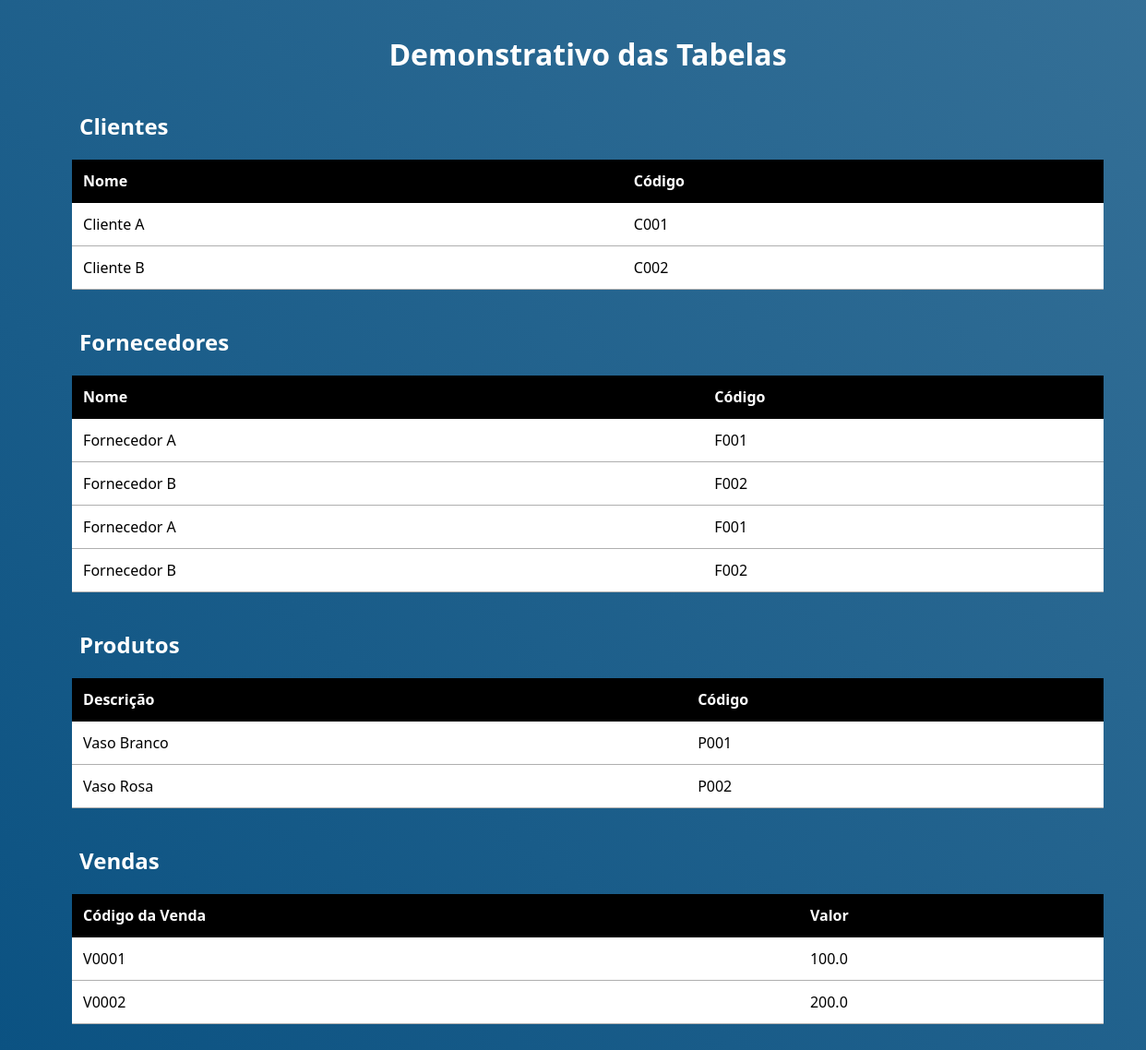
The page /demonstrativo_tabelas/ on the database its author committed.
### trade/models.py (models this page shows)
class Cliente(models.Model):
    idcli = models.AutoField(primary_key=True)  # ID do cliente, gerado automaticamente
    codcli = models.CharField(max_length=10)  # Código do cliente
    nomecli = models.CharField(max_length=100)  # Nome do cliente
    razasoccli = models.CharField(max_length=100)  # Razão social do cliente
    datacli = models.DateField()  # Data de cadastro do cliente
    cnpjcli = models.CharField(max_length=20)  # CNPJ do cliente
    fonecli = models.CharField(max_length=20)  # Telefone do cliente
    cidcli = models.CharField(max_length=50)  # Cidade do cliente
    estcli = models.CharField(max_length=100)  # Estado do cliente
    class Meta:
        db_table = 'cliente'  # Nome da tabela no banco de dados

class Fornecedor(models.Model):
    idforn = models.AutoField(primary_key=True)  # ID do fornecedor, gerado automaticamente
    codiforn = models.CharField(max_length=10)  # Código do fornecedor
    nomeforn = models.CharField(max_length=100)  # Nome do fornecedor
    razasocforn = models.CharField(max_length=100)  # Razão social do fornecedor
    foneforn = models.CharField(max_length=20)  # Telefone do fornecedor
    class Meta:
        db_table = 'fornecedor'  # Nome da tabela no banco de dados

class Produto(models.Model):
    idprod = models.AutoField(primary_key=True)  # ID do produto, gerado automaticamente
    codiprod = models.CharField(max_length=20)  # Código do produto
    descprod = models.CharField(max_length=100)  # Descrição do produto
    valorprod = models.FloatField()  # Valor do produto
    situprod = models.CharField(max_length=1)  # Situação do produto (ativo/inativo)
    idforn = models.ForeignKey('Fornecedor', on_delete=models.CASCADE)  # Chave estrangeira para Fornecedor
    imagens = models.CharField(max_length=2000)
    class Meta:
        db_table = 'produto'  # Nome da tabela no banco de dados

class Venda(models.Model):
    idvend = models.AutoField(primary_key=True)  # ID da venda, gerado automaticamente
    codivend = models.CharField(max_length=10)  # Código da venda
    idcli = models.ForeignKey('Cliente', on_delete=models.CASCADE)  # Chave estrangeira para Cliente
    idforn = models.ForeignKey('Fornecedor', on_delete=models.CASCADE)  # Chave estrangeira para Fornecedor
    idvende = models.ForeignKey('Vendedor', on_delete=models.CASCADE)  # Chave estrangeira para Vendedor
    valorvend = models.FloatField()  # Valor total da venda
    descvend = models.FloatField()  # Desconto total da venda
    totalvend = models.FloatField()  # Total da venda após descontos
    datavend = models.DateField()  # Data da venda
    valorcomissao = models.DecimalField(max_digits=10, decimal_places=2)  # Valor da comissão do vendedor
    class Meta:
        db_table = 'venda'  # Nome da tabela no banco de dados

### trade/views.py (the view)
# urls.py: path('demonstrativo_tabelas/', views.demonstrativo_tabelas, name='demonstrativo_tabelas'),  # URL para a página de demonstrativo de tabelas
def demonstrativo_tabelas(request):
    clientes = Cliente.objects.all()  # Obtém todos os clientes
    fornecedores = Fornecedor.objects.all()  # Obtém todos os fornecedores
    produtos = Produto.objects.all()  # Obtém todos os produtos
    vendas = Venda.objects.all()  # Obtém todas as vendas
    return render(request, 'trade/demonstrativo_tabelas.html', {
        'clientes': clientes,  # Passa a lista de clientes para o template
        'fornecedores': fornecedores,  # Passa a lista de fornecedores para o template
        'produtos': produtos,  # Passa a lista de produtos para o template
        'vendas': vendas,  # Passa a lista de vendas para o template
    })

### trade/templates/trade/demonstrativo_tabelas.html (shortened to what this page needs)
<!DOCTYPE html>
<html>
<head>
    {% load static %}
    <link rel="stylesheet" type="text/css" href="{% static 'styles/demo_tabe.css' %}">
    <link href='https://unpkg.com/boxicons@2.1.4/css/boxicons.min.css' rel='stylesheet'>
</head>
<body>
    <main>
        <h1>Demonstrativo das Tabelas</h1>
        <h2>Clientes</h2>
        <table>
            <thead>
                <tr>
                    <th>Nome</th>
                    <th>Código</th>
                </tr>
            </thead>
            <tbody>
                {% for cliente in clientes %}
                <tr>
                    <td>{{ cliente.nomecli }}</td>
                    <td>{{ cliente.codcli }}</td>
                </tr>
                {% endfor %}
            </tbody>
        </table>
        <h2>Fornecedores</h2>
        <table>
            <thead>
                <tr>
                    <th>Nome</th>
                    <th>Código</th>
                </tr>
            </thead>
            <tbody>
                {% for fornecedor in fornecedores %}
                <tr>
                    <td>{{ fornecedor.nomeforn }}</td>
                    <td>{{ fornecedor.codiforn }}</td>
                </tr>
                {% endfor %}
            </tbody>
        </table>
        <h2>Produtos</h2>
        <table>
            <thead>
                <tr>
                    <th>Descrição</th>
                    <th>Código</th>
                </tr>
            </thead>
            <tbody>
                {% for produto in produtos %}
                <tr>
                    <td>{{ produto.descprod }}</td>
                    <td>{{ produto.codiprod }}</td>
                </tr>
                {% endfor %}
            </tbody>
        </table>
        <h2>Vendas</h2>
        <table>
            <thead>
                <tr>
                    <th>Código da Venda</th>
                    <th>Valor</th>
                </tr>
            </thead>
            <tbody>
                {% for venda in vendas %}
                <tr>
                    <td>{{ venda.codivend }}</td>
                    <td>{{ venda.valorvend }}</td>
                </tr>
                {% endfor %}
            </tbody>
        </table>
    </main>
</body>
</html>

### trade/static/styles/demo_tabe.css (style rules this page uses)
:root { --ta_azul: #1e5e8b; --azul_forte: #004aad; --azul_fraco: #9eb9cc; --amarelo: #ffde59; --cinza: #d9d9d9; --fonte_padrao: system-ui, -apple-system, BlinkMacSystemFont, 'Segoe UI', Roboto, Oxygen, Ubuntu, Cantarell, 'Open Sans', 'Helvetica Neue', sans-serif; --verde_sucesso: #4FAD00; }
body { margin: 0; padding: 0; box-sizing: border-box; overflow-x: hidden; font-family: var(--fonte_padrao); }
main { display: flex; justify-content: center; align-items: center; flex-direction: column; background: linear-gradient(45deg, rgba(11,82,130,1) 0%, rgba(53,112,151,1) 100%); width: 100%; height: auto; padding: 2vh; }
h1 { color: #fff; text-align: center; margin-bottom: 20px; width: 100%; }
h2 { color: #fff; text-align: left; margin-bottom: 20px; width: 90%; margin-left: 2vh; }
table { width: 90%; border-collapse: collapse; margin-bottom: 20px; background-color: #ffffff; }
th, td { border-bottom: 1px solid #00000050; padding: 12px; text-align: left; }
th { background-color: #000000; color: #ffffff; font-weight: bold; }
td { background-color: #ffffff; color: #000000; font-weight: 400; transition: 0.3s; }

### rows shown on the page
Cliente: nomecli "Cliente A", codcli "C001"
Cliente: nomecli "Cliente B", codcli "C002"
Fornecedor: nomeforn "Fornecedor A", codiforn "F001"
Fornecedor: nomeforn "Fornecedor B", codiforn "F002"
Fornecedor: nomeforn "Fornecedor A", codiforn "F001"
Fornecedor: nomeforn "Fornecedor B", codiforn "F002"
Produto: descprod "Vaso Branco", codiprod "P001"
Produto: descprod "Vaso Rosa", codiprod "P002"
Venda: codivend "V0001", valorvend "100.0"
Venda: codivend "V0002", valorvend "200.0"
